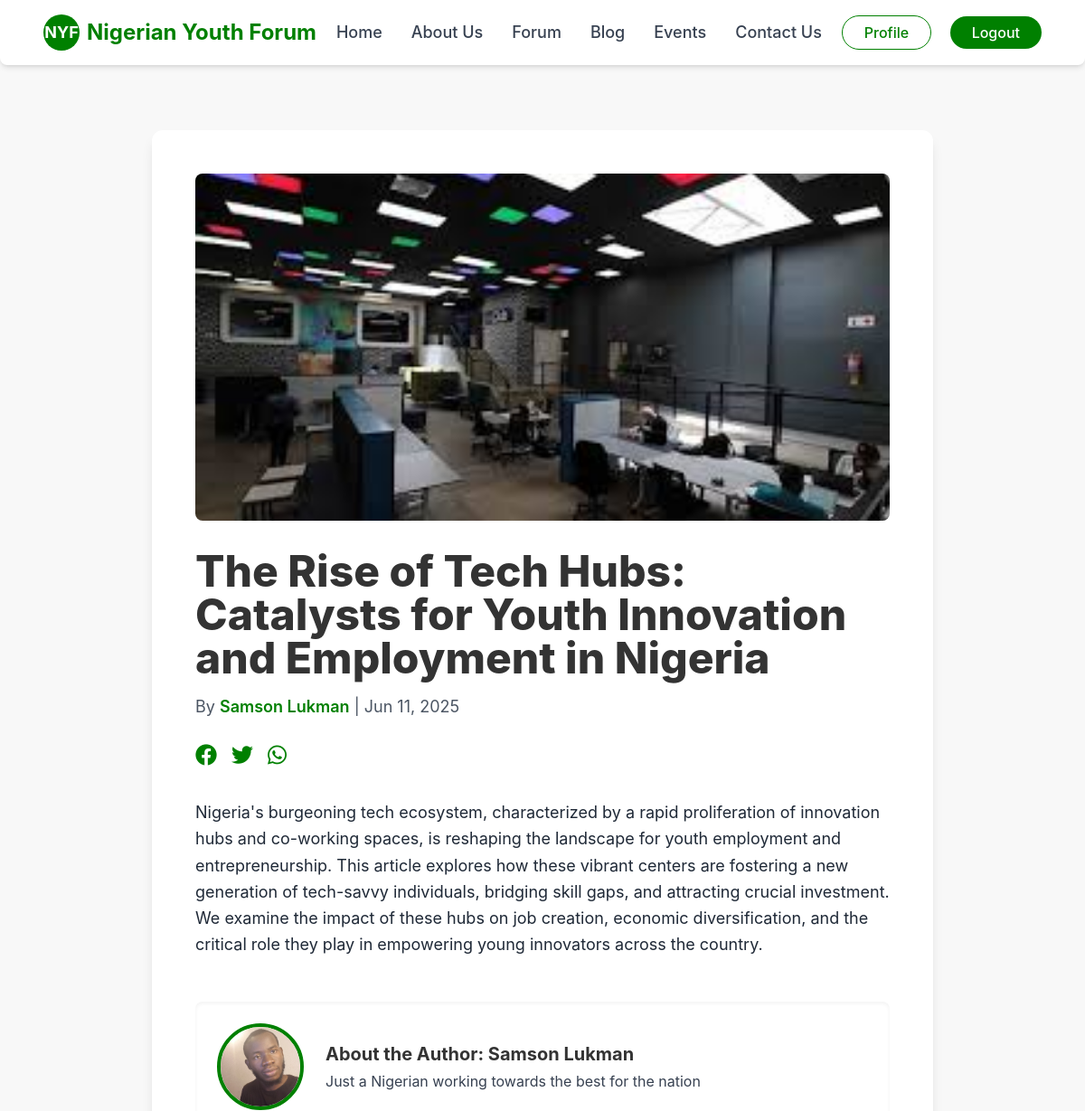
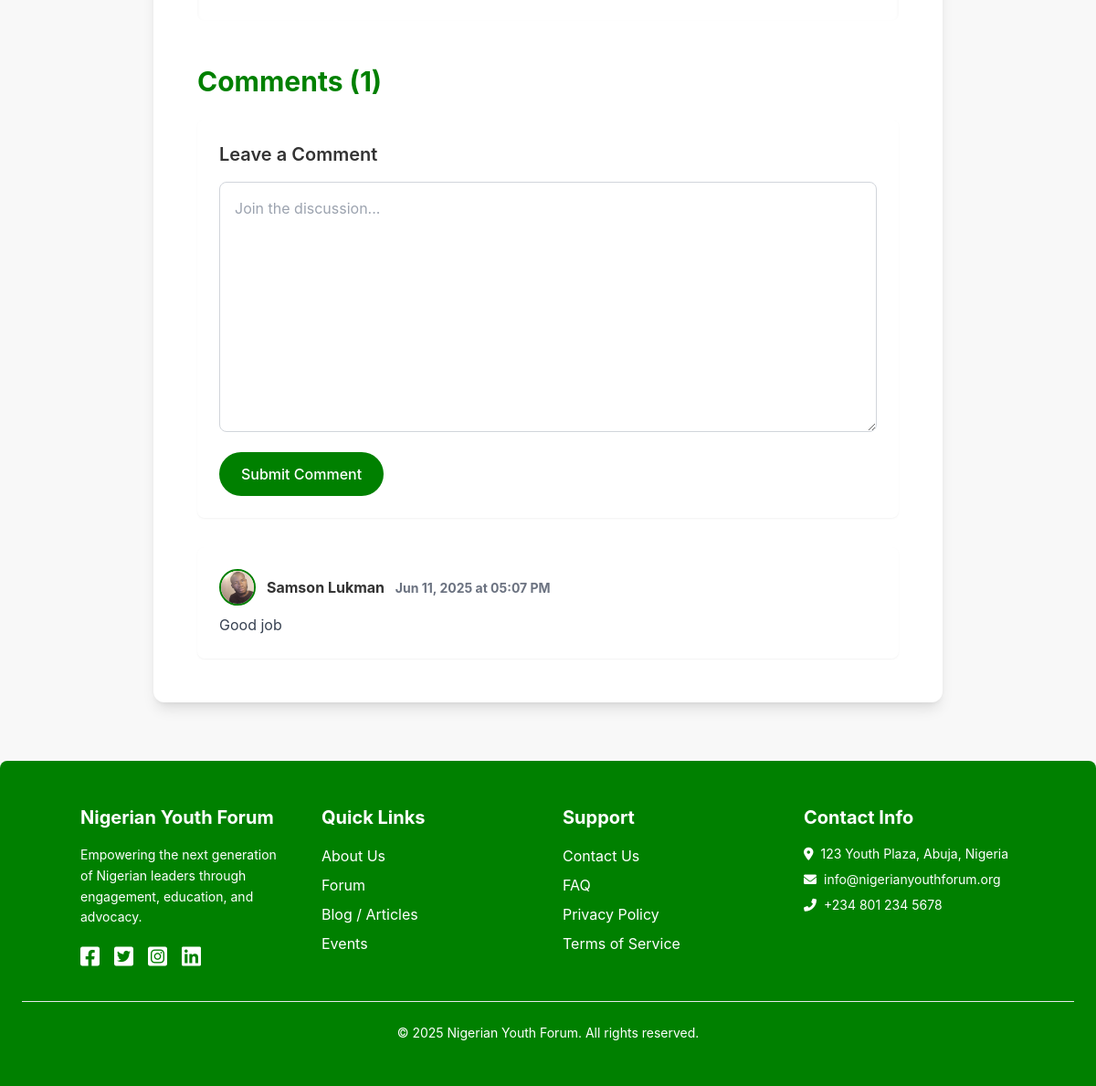
/blog/1/ (signed in), run on the app's committed database (2 pictures, top to bottom).
### app/models.py (models this page shows, shortened)
class Article(models.Model):
    title = models.CharField(max_length=255)
    content = models.TextField()
    author = models.ForeignKey(User, on_delete=models.SET_NULL, null=True, related_name='articles')
    featured_image = models.ImageField(upload_to='articles/', blank=True, null=True)
    image = models.ImageField(upload_to='articles/', blank=True, null=True)
    category = models.CharField(
        max_length=50,
        choices=[
            ('elections', 'Elections'),
            ('leadership', 'Leadership'),
            ('economy', 'Economy'),
            ('youth_empowerment', 'Youth Empowerment'),
            ('general', 'General'),
        ],
        default='general'
    )
    tags = models.CharField(max_length=255, blank=True, help_text="Comma-separated tags (e.g., policy, governance)")
    is_published = models.BooleanField(default=False) # For moderation queue
    published_at = models.DateTimeField(null=True, blank=True)
    created_at = models.DateTimeField(auto_now_add=True)
    updated_at = models.DateTimeField(auto_now=True)
    class Meta:
        ordering = ['-published_at', '-created_at'] # Latest articles first

class User(AbstractUser):
    phone_number = models.CharField(max_length=15, blank=True, null=True)
    bio = models.TextField(blank=True, null=True)
    profile_pics = models.ImageField(upload_to='profile_pics/', blank=True, null=True,
                                     help_text="User's profile picture.")

class ArticleComment(models.Model):
    article = models.ForeignKey(Article, on_delete=models.CASCADE, related_name='comments')
    author = models.ForeignKey(User, on_delete=models.CASCADE, related_name='article_comments')
    content = models.TextField()
    created_at = models.DateTimeField(auto_now_add=True)
    is_approved = models.BooleanField(default=True) # For moderation
    class Meta:
        ordering = ['created_at']

### app/views.py (the view)
# urls.py: path('blog/<int:article_id>/', views.article_detail_view, name='article_detail'),
def article_detail_view(request, article_id):
    article = get_object_or_404(Article, id=article_id, is_published=True)
    comments = article.comments.filter(is_approved=True).order_by('created_at')
    if request.method == 'POST':
        comment_form = ArticleCommentForm(request.POST)
        if comment_form.is_valid():
            new_comment = comment_form.save(commit=False)
            new_comment.article = article
            new_comment.author = request.user
            new_comment.save()
            messages.success(request, 'Comment posted!')
            return redirect('article_detail', article_id=article.id)
        else:
            messages.error(request, 'Failed to post comment. Please correct the errors.')
    else:
        comment_form = ArticleCommentForm()
    context = {
        'article': article,
        'comments': comments,
        'comment_form': comment_form,
    }
    return render(request, 'app/article_detail.html', context)

### app/forms.py
class ArticleCommentForm(forms.ModelForm):
    class Meta:
        model = ArticleComment
        fields = ['content']
        widgets = {
            'content': forms.Textarea(attrs={'class': 'w-full p-4 border border-gray-300 rounded-lg focus:outline-none focus:border-primary-green transition-colors min-h-[100px]', 'placeholder': 'Join the discussion...'}),
        }

### app/templates/app/article_detail.html (shortened to what this page needs)
{% extends 'app/layout.html' %}
{% block content %}
    <div class="container mx-auto px-4 py-16 max-w-4xl">
        <div class="bg-white rounded-xl shadow-lg p-8 md:p-12">
            {% if article.featured_image %}
                <img src="{{ article.featured_image.url }}" alt="{{ article.title }} Featured Image" class="w-full h-auto rounded-lg mb-8 object-cover max-h-96">
            {% endif %}
            <h1 class="text-4xl md:text-5xl font-extrabold text-dark-text mb-4 leading-tight">{{ article.title }}</h1>
            <p class="text-lg text-gray-600 mb-6">
                By <span class="font-semibold text-primary-green">{{ article.author.get_full_name|default:article.author.username }}</span> | {{ article.published_at|date:"M d, Y" }}
            </p>
            <div class="flex items-center space-x-4 mb-8">
                <button class="text-primary-green hover:text-secondary-green transition-colors text-2xl"><i class="fab fa-facebook"></i></button>
                <button class="text-primary-green hover:text-secondary-green transition-colors text-2xl"><i class="fab fa-twitter"></i></button>
                <button class="text-primary-green hover:text-secondary-green transition-colors text-2xl"><i class="fab fa-whatsapp"></i></button>
            </div>
            <div class="prose max-w-none text-gray-800 leading-relaxed text-lg">
                {{ article.content|linebreaksbr }}
            </div>
            <div class="mt-12 p-6 bg-off-white rounded-lg flex flex-col md:flex-row items-center md:space-x-6 shadow-inner">
                {% if article.author.profile_pics %}
                    <img src="{{ article.author.profile_pics.url }}" alt="{{ article.author.username }} Profile" class="w-24 h-24 rounded-full object-cover border-4 border-primary-green mb-4 md:mb-0">
                {% else %}
                    <div class="w-24 h-24 rounded-full bg-gray-200 flex items-center justify-center text-gray-600 text-3xl font-bold mr-3 mb-4 md:mb-0">{{ article.author.username|slice:":1"|upper }}</div>
                {% endif %}
                <div>
                    <h3 class="text-xl font-bold text-dark-text mb-1">About the Author: {{ article.author.get_full_name|default:article.author.username }}</h3>
                    <p class="text-gray-700">
                        {{ article.author.bio|default:"No bio available." }}
                    </p>
                </div>
            </div>
            <div class="mt-12">
                <h2 class="text-3xl font-bold text-primary-green mb-6">Comments ({{ comments.count }})</h2>
                {% if user.is_authenticated %}
                <div class="bg-off-white p-6 rounded-lg mb-8 shadow-sm">
                    <h3 class="text-xl font-semibold text-dark-text mb-4">Leave a Comment</h3>
                    <form method="post" action="{% url 'article_detail' article_id=article.id %}">
                        {{ comment_form.content }}
                        <button type="submit" class="mt-4 bg-primary-green text-white px-6 py-3 rounded-full hover:bg-secondary-green transition-colors font-medium">Submit Comment</button>
                    </form>
                </div>
                {% else %}
                <p class="text-center text-gray-600 mb-8">Please <a href="{% url 'login' %}" class="text-secondary-green hover:underline">login</a> to leave a comment.</p>
                {% endif %}
                <div class="space-y-6">
                    {% for comment in comments %}
                    <div class="bg-white p-6 rounded-lg shadow-sm">
                        <div class="flex items-center mb-2">
                            {% if comment.author.profile_pics %}
                                <img src="{{ comment.author.profile_pics.url }}" alt="{{ comment.author.username }}" class="w-10 h-10 rounded-full object-cover mr-3 border-2 border-primary-green">
                            {% else %}
                                <div class="w-10 h-10 rounded-full bg-gray-200 flex items-center justify-center text-gray-600 text-sm font-bold mr-3">{{ comment.author.username|slice:":1"|upper }}</div>
                            {% endif %}
                            <p class="font-bold text-dark-text">{{ comment.author.get_full_name|default:comment.author.username }} <span class="text-gray-500 text-sm ml-2">{{ comment.created_at|date:"M d, Y" }} at {{ comment.created_at|time:"h:i A" }}</span></p>
                        </div>
                        <p class="mt-2 text-gray-700 leading-relaxed">{{ comment.content|linebreaksbr }}</p>
                    </div>
                    {% empty %}
                    <p class="text-center text-gray-600">No comments yet. Be the first to comment!</p>
                    {% endfor %}
                </div>
            </div>
        </div>
    </div>
{% endblock %}

### app/templates/app/layout.html (style rules this page uses)
:root { --primary-green: #008000; --secondary-green: #36A13B; --white: #FFFFFF; --off-white: #F8F8F8; --dark-text: #333333; --accent-gray: #777777; }
.bg-primary-green { background-color: var(--primary-green); }
.text-primary-green { color: var(--primary-green); }
.border-primary-green { border-color: var(--primary-green); }
body { font-family: 'Inter', sans-serif; color: var(--dark-text); background-color: var(--off-white); }
html { scroll-behavior: smooth; }
input[type="text"], input[type="email"], input[type="password"], input[type="number"], textarea, select { @apply w-full px-4 py-3 border border-gray-300 rounded-lg focus:outline-none focus:border-primary-green transition-colors; }

### data on the page
Article: featured_image (picture), title "The Rise of Tech Hubs: Catalysts for Youth Innovation and Employment in Nigeria", author.get_full_name "Samson Lukman", published_at "Jun 11, 2025", content "Nigeria's burgeoning tech ecosystem, characterized by a rapid proliferation of innovation hubs and co-working spaces, is reshaping the landscape for youth employment and entrepreneurship. This article explores how these vibrant centers are fostering a new generation of tech-savvy individuals, bridging skill gaps, and attracting crucial investment. We examine the impact of these hubs on job creation, economic diversification, and the critical role they play in empowering young innovators across the country.", author.profile_pics (picture), author.bio "Just a Nigerian working towards the best for the nation"
ArticleComment: author.profile_pics (picture), author.get_full_name "Samson Lukman", created_at "Jun 11, 2025", created_at "05:07 PM", content "Good job"

### other printed values
{{ comments.count }} "1"
